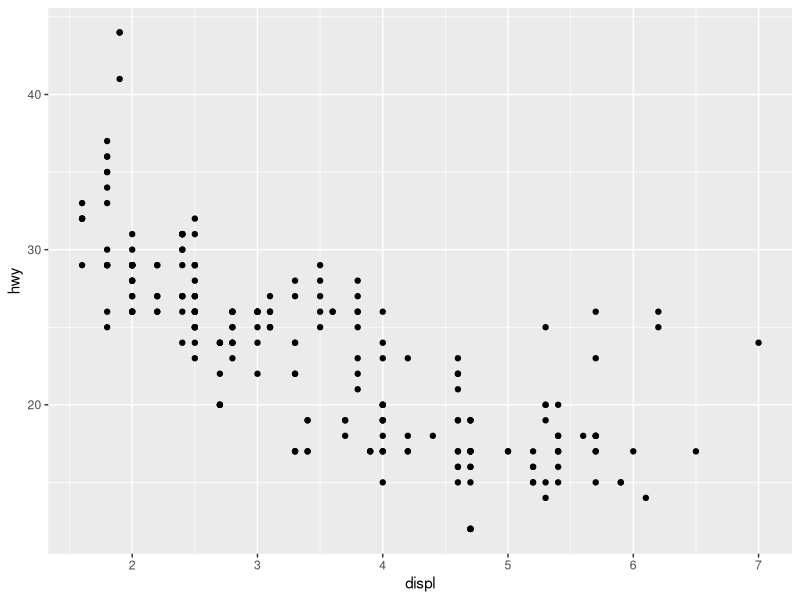
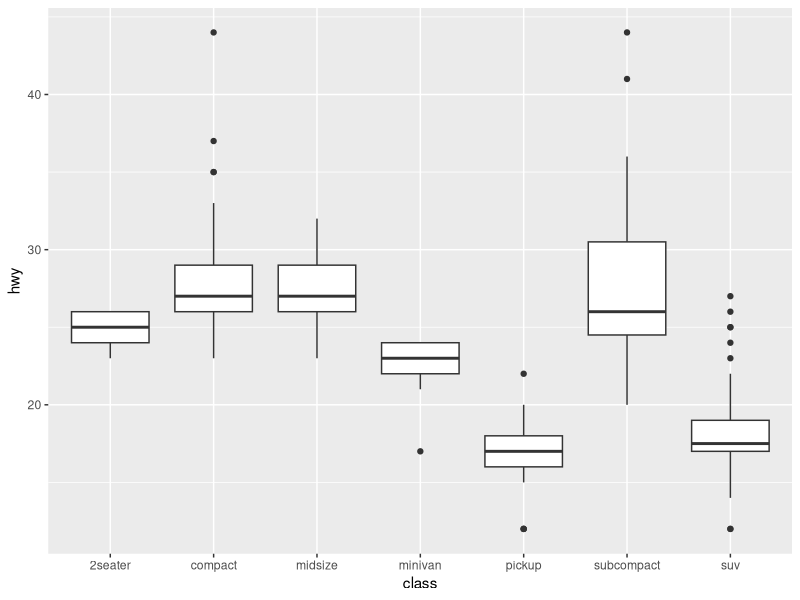
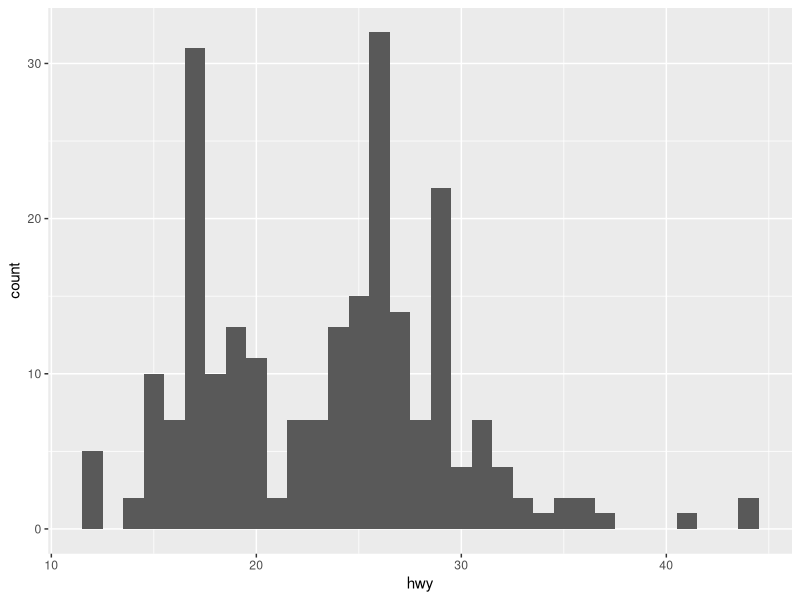
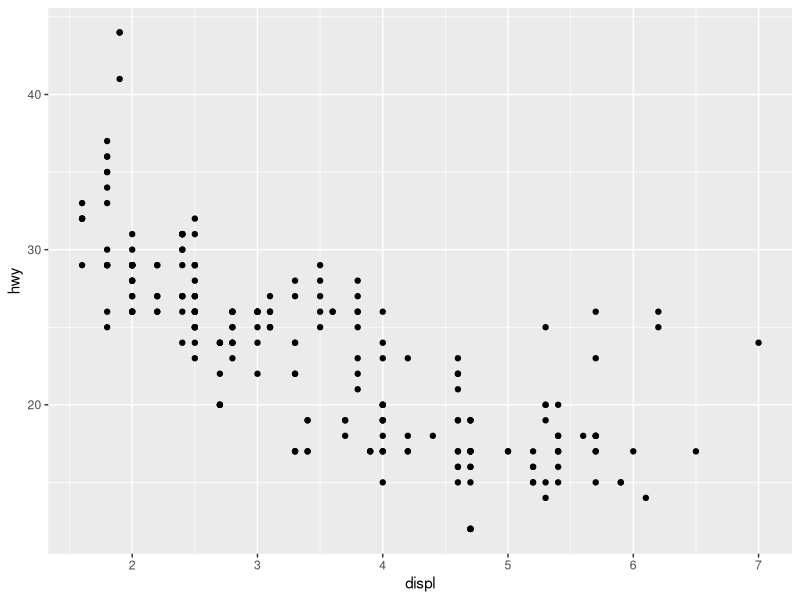
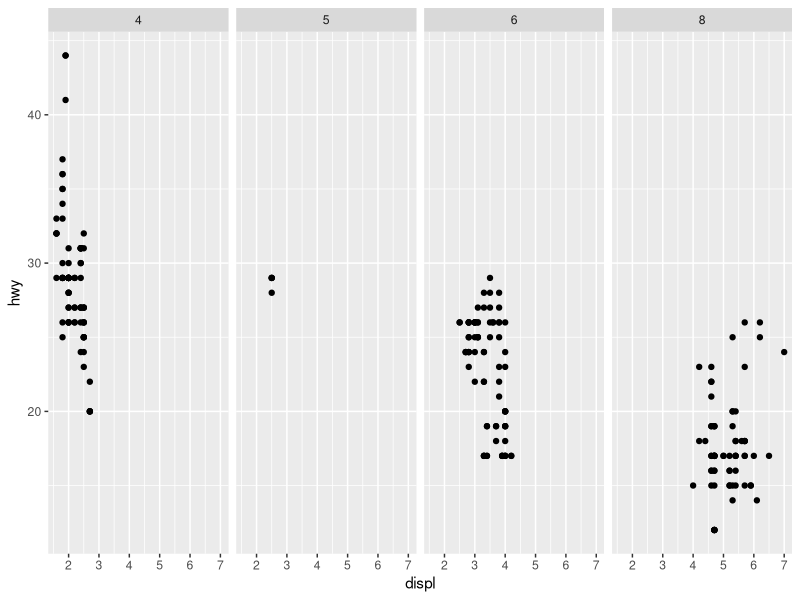
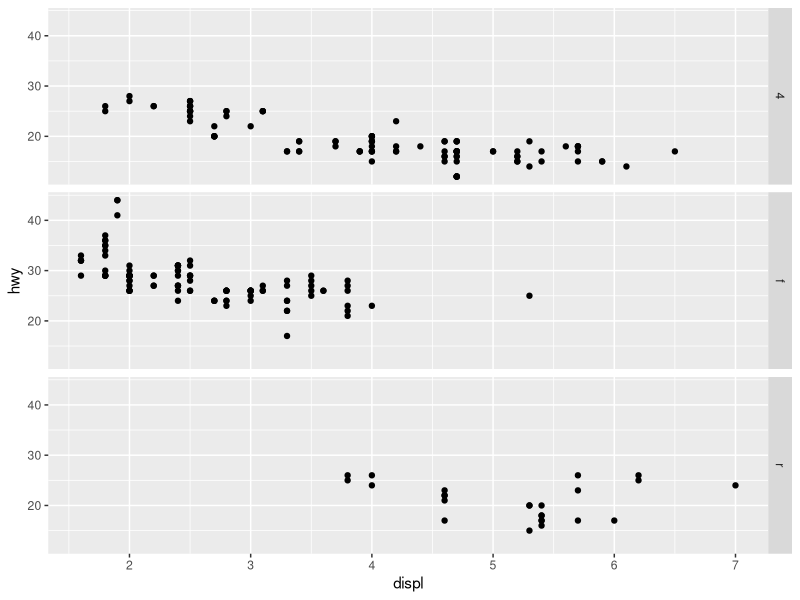
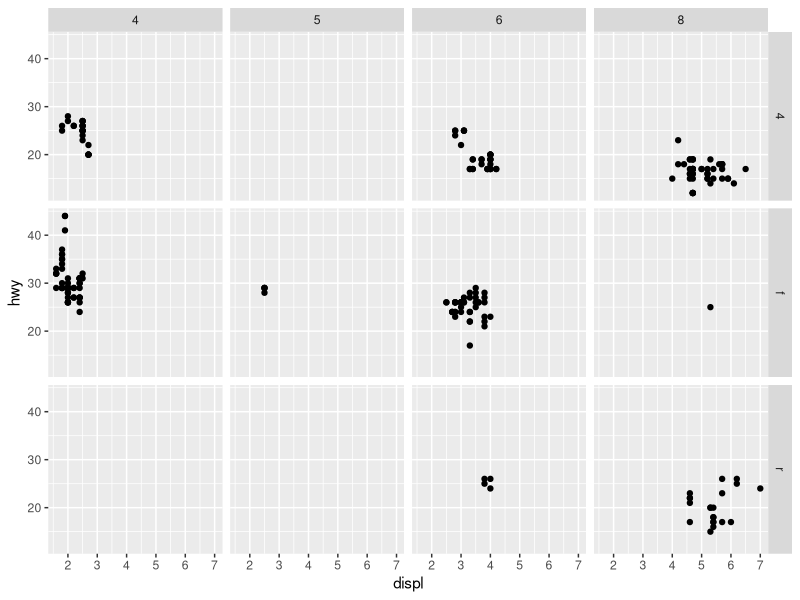
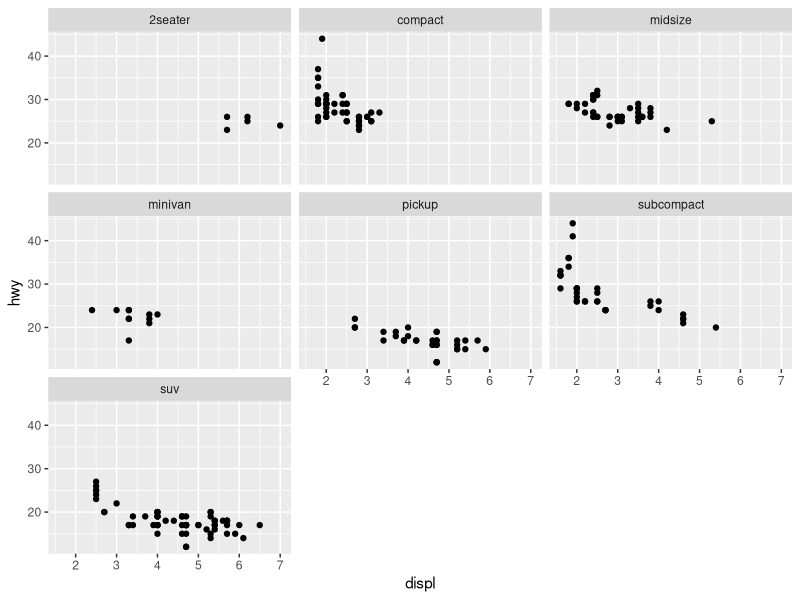

Generate these figures, in order, with R:
## ---- chunk 1
knitr::opts_chunk$set(echo = TRUE, comment = "")
library(tidyverse)

## ---- chunk 2
data(mpg)
summary(mpg)
## ---- chunk 3
ggplot(data = mpg) + 
  geom_point(mapping = aes(x = displ, y = hwy))
## ---- chunk 4
ggplot(data = mpg) +
  geom_boxplot(mapping = aes(x = class, y = hwy))
## ---- chunk 5
ggplot(data = mpg) +
  geom_histogram(mapping = aes(x = hwy), binwidth = 1)
## ---- chunk 6

## ---- chunk 7
ggplot(data = mpg) +
  geom_point(mapping = aes(x = displ, y = hwy))
## ---- chunk 8
# Makes a plot that the commands below will modify
q <- ggplot(mpg) + geom_point(aes(x = displ, y = hwy))

q + facet_grid(. ~ cyl)
q + facet_grid(drv ~ .)
q + facet_grid(drv ~ cyl)
q + facet_wrap(~ class)
## ---- chunk 9

## ---- chunk 10
ggplot(mpg) + 
  geom_point(aes(displ, hwy)) +
  geom_smooth(aes(displ, hwy))
